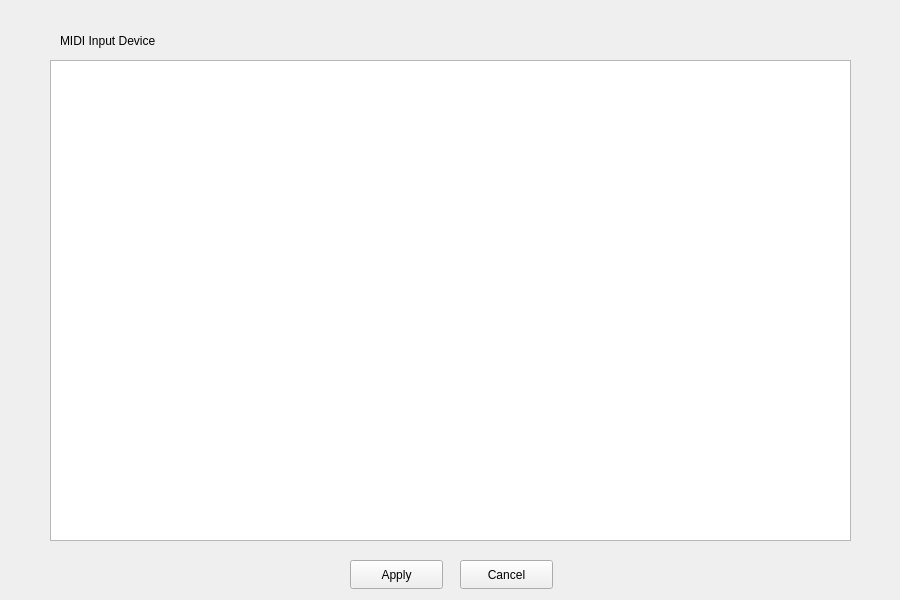
<?xml version="1.0" encoding="UTF-8"?>
<ui version="4.0">
 <class>Form</class>
 <widget class="QWidget" name="Form">
  <property name="geometry">
   <rect>
    <x>0</x>
    <y>0</y>
    <width>900</width>
    <height>600</height>
   </rect>
  </property>
  <property name="minimumSize">
   <size>
    <width>900</width>
    <height>600</height>
   </size>
  </property>
  <property name="maximumSize">
   <size>
    <width>900</width>
    <height>600</height>
   </size>
  </property>
  <property name="windowTitle">
   <string>Form</string>
  </property>
  <widget class="QLabel" name="midiinputlabel">
   <property name="geometry">
    <rect>
     <x>60</x>
     <y>30</y>
     <width>131</width>
     <height>21</height>
    </rect>
   </property>
   <property name="text">
    <string>MIDI Input Device</string>
   </property>
  </widget>
  <widget class="QPushButton" name="applyButton">
   <property name="geometry">
    <rect>
     <x>350</x>
     <y>560</y>
     <width>93</width>
     <height>29</height>
    </rect>
   </property>
   <property name="text">
    <string>Apply</string>
   </property>
  </widget>
  <widget class="QPushButton" name="cancelButton">
   <property name="geometry">
    <rect>
     <x>460</x>
     <y>560</y>
     <width>93</width>
     <height>29</height>
    </rect>
   </property>
   <property name="text">
    <string>Cancel</string>
   </property>
  </widget>
  <widget class="QListWidget" name="inputsList">
   <property name="geometry">
    <rect>
     <x>50</x>
     <y>60</y>
     <width>801</width>
     <height>481</height>
    </rect>
   </property>
   <property name="alternatingRowColors">
    <bool>true</bool>
   </property>
   <property name="selectionMode">
    <enum>QAbstractItemView::SelectionMode::NoSelection</enum>
   </property>
  </widget>
 </widget>
 <resources/>
 <connections/>
</ui>
